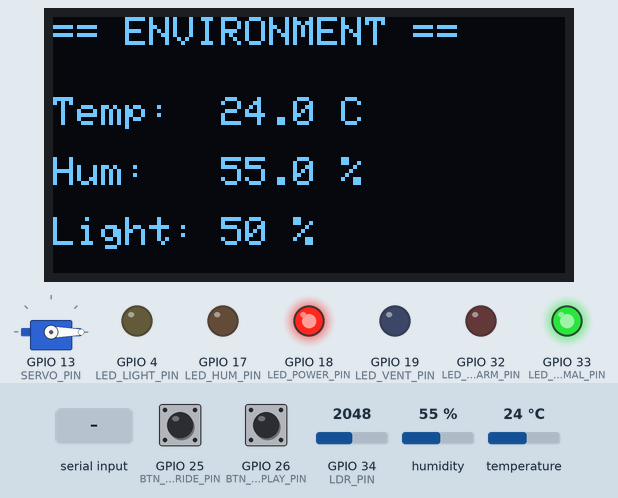
Simulated run of this sketch. Board: ESP32. Shown: 128×64 one-colour display, servo, output pins drawn as LEDs (lit = HIGH). Inputs (shaded band) come from the test bench; at power-on: GPIO 26 (BTN_DISPLAY_PIN) HIGH, temperature 24 °C, GPIO 25 (BTN_OVERRIDE_PIN) HIGH, GPIO 34 (LDR_PIN) = 2048, humidity 55 %. What the sketch prints to the serial monitor is not drawn.

Above: at 2.9 s.
3.0 s: GPIO 26 (BTN_DISPLAY_PIN) pulled LOW for 1 s
At 3.15 s:
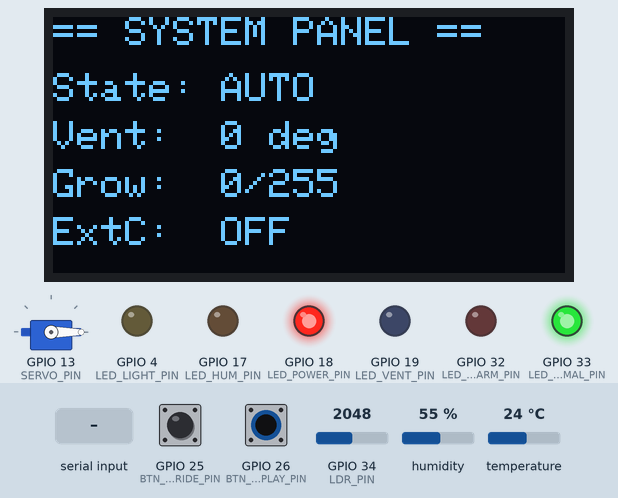
5.5 s: temperature set to 28 °C
At 7.4 s:
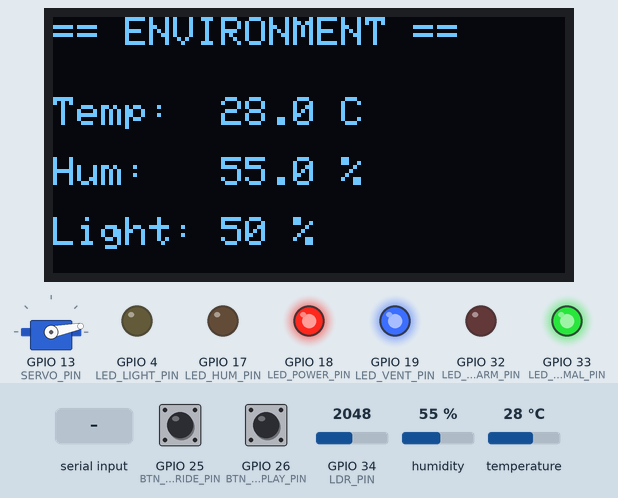
7.8 s: GPIO 26 (BTN_DISPLAY_PIN) pulled LOW for 0.15 s
At 8.2 s:
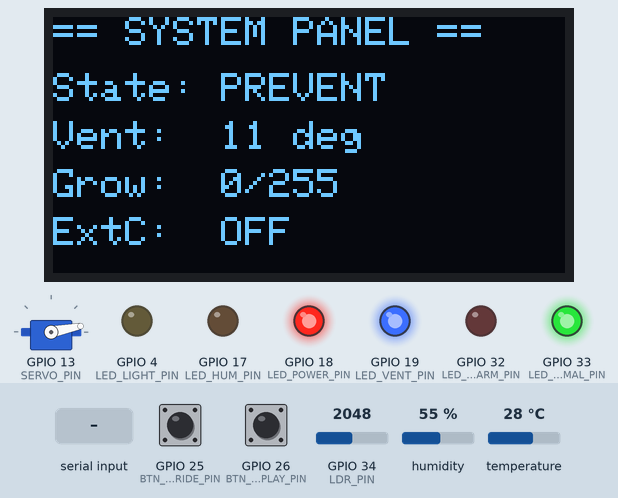
9.4 s: GPIO 25 (BTN_OVERRIDE_PIN) pulled LOW for 0.15 s
At 11.5 s:
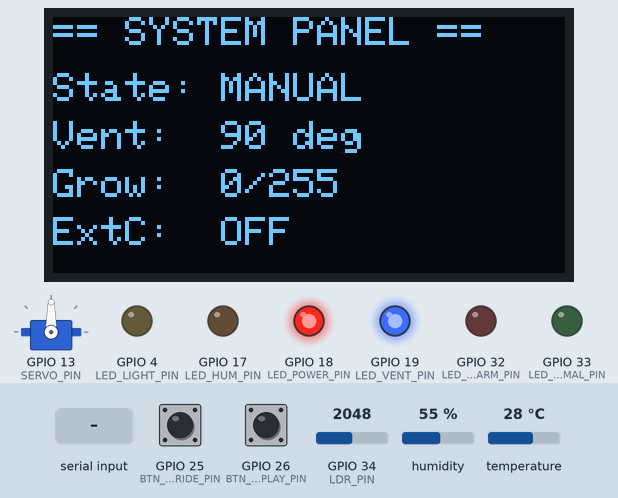
11.8 s: "SIM COLD\n" received over Serial
At 13.1 s:
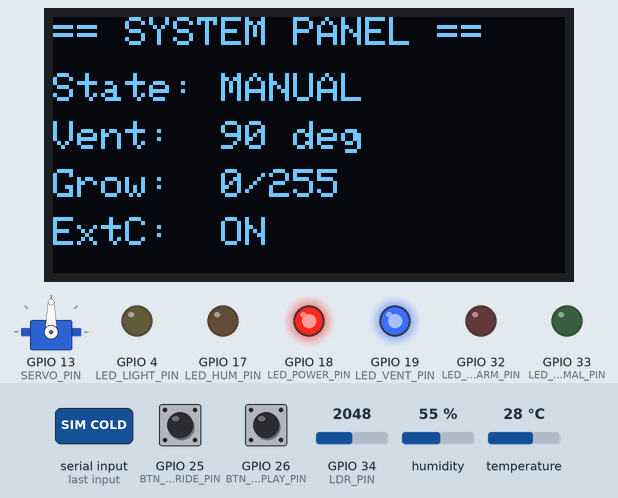
13.8 s: "MAN OFF\n" received over Serial
At 14.7 s:
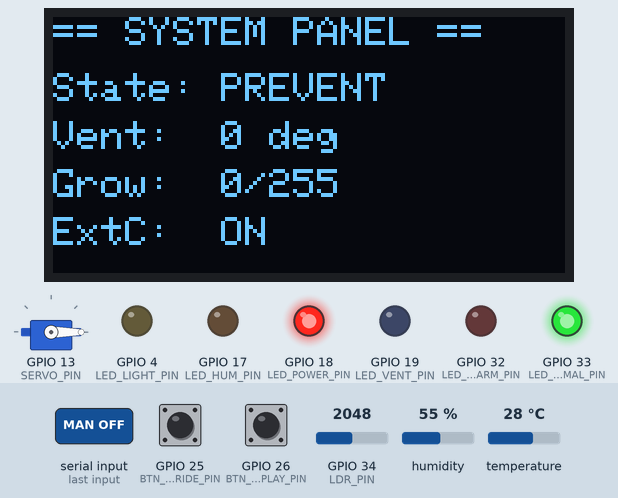
Timing chart, 0 to 16.8 s (numbered marks = the images above; inputs shaded):
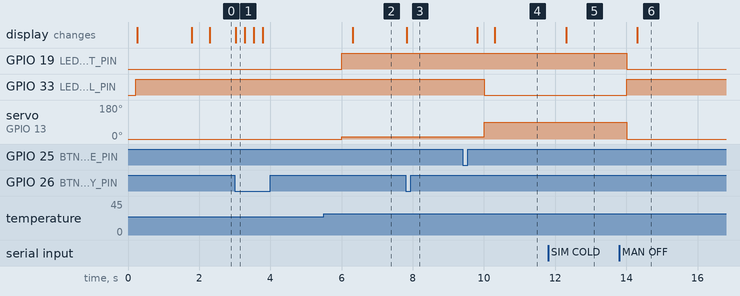

Measured:
- after the input at 3.0 s, the display: changes at once (image 1)
- after the input at 5.5 s, GPIO 19 (LED_VENT_PIN): LOW → HIGH after 0.51 s; servo on GPIO 13 (SERVO_PIN): 0° → 11° after 0.51 s; the display: changes after 0.81 s (image 2)
- after the input at 7.8 s, the display: changes at once (image 3)
- after the input at 9.4 s, GPIO 33 (LED_NORMAL_PIN): HIGH → LOW after 0.61 s; servo on GPIO 13 (SERVO_PIN): 11° → 90° after 0.61 s; the display: first changes after 0.41 s (image 4 shows a later state)
- after the input at 11.8 s, the display: changes after 0.51 s (image 5)
- after the input at 13.8 s, GPIO 19 (LED_VENT_PIN): HIGH → LOW after 0.21 s; GPIO 33 (LED_NORMAL_PIN): LOW → HIGH after 0.21 s; servo on GPIO 13 (SERVO_PIN): 90° → 0° after 0.21 s; the display: changes after 0.51 s (image 6)

The sketch:

sketch.ino
```cpp
/**
 * @file    main.cpp
 * @brief   ESP32 Automated Micro-Climate Nursery - Wokwi Simulation
 * @author  Dulanga Basnayake
 * @date    September 2026
 * @scenario Scenario 2 - COMP50069
 *
 * Firmware mirrors physical prototype:
 *   DHT22 → GPIO 27    LDR → GPIO 34    Servo → GPIO 13
 *   OLED I2C → SDA 21 / SCL 22
 *   LEDs → 18 (PWR), 33 (NORM), 32 (TEMP), 19 (VENT), 4 (GROW), 17 (HUM)
 *   Buttons → 25 (Override), 26 (Display)
 */

#include <Wire.h>
#include <Adafruit_GFX.h>
#include <Adafruit_SSD1306.h>
#include <DHT.h>
#include <ESP32Servo.h>

// --- Pin Definitions ---
#define OLED_SDA          21
#define OLED_SCL          22
#define OLED_ADDR         0x3C

#define DHT_PIN           27
#define DHT_TYPE          DHT22
#define LDR_PIN           34
#define SERVO_PIN         13

#define LED_POWER_PIN      18
#define LED_NORMAL_PIN     33
#define LED_TEMP_ALARM_PIN 32
#define LED_VENT_PIN       19
#define LED_LIGHT_PIN      4
#define LED_HUM_PIN        17

#define BTN_OVERRIDE_PIN   25
#define BTN_DISPLAY_PIN    26

// --- Thresholds & Setpoints ---
const float TEMP_SETPOINT_DEFAULT = 28.0f;
const float HUM_SETPOINT_DEFAULT  = 70.0f;
const float TEMP_VENT_THRESHOLD   = 30.0f;
const float HUM_WARN_THRESHOLD    = 80.0f;
const int   LIGHT_LOW_THRESHOLD   = 30;

const float MAX_VALID_TEMP = 60.0f;
const float MIN_VALID_TEMP = -10.0f;
const float MAX_VALID_HUM  = 100.0f;

// --- Timing Constants ---
const unsigned long SENSOR_INTERVAL  = 2000;
const unsigned long OLED_INTERVAL    = 500;
const unsigned long OVERRIDE_TIMEOUT = 60000UL;
const unsigned long DEBOUNCE_DELAY   = 250;
const unsigned long TREND_WINDOW     = 30000UL;

// --- Control Weights ---
const float TEMP_WEIGHT  = 2.0f;
const float HUM_WEIGHT   = 0.5f;
const float COLD_PENALTY = 2.0f;
const uint8_t DHT_FAIL_THRESHOLD = 3;
const float SERVO_MAX_ANGLE = 180.0f;

// --- Global Hardware Objects ---
Adafruit_SSD1306 display(128, 64, &Wire, -1);
DHT dht(DHT_PIN, DHT_TYPE);
Servo ventServo;

// --- System State Machine ---
enum SystemState {
  STATE_AUTONOMOUS,
  STATE_PRE_VENTING,
  STATE_MANUAL_OVERRIDE,
  STATE_SENSOR_FAULT
};
SystemState currentState = STATE_AUTONOMOUS;

// --- Global Variables ---
float currentTemp = 0.0f, currentHum = 0.0f;
int   lightPct = 0;
float tempSetpoint = TEMP_SETPOINT_DEFAULT;
float humSetpoint  = HUM_SETPOINT_DEFAULT;
int   ventAngle = 0, growLightPWM = 0;
bool  externalCold = false, altDisplayMode = false;
bool  dhtFaultFlag = false, faultLatched = false;
String faultMessage = "";
uint8_t dhtFailCount = 0;

unsigned long lastSensorRead = 0, lastOLEDUpdate = 0;
unsigned long lastBtn1 = 0, lastBtn2 = 0, manualStartTime = 0;
float lastTempReading = 0.0f;
unsigned long lastTrendTime = 0;
float tempRatePerMin = 0.0f;

// --- Function Declarations ---
void readSensors();
void evaluateStateMachine();
void computeVentAngle();
void computeGrowLight();
void applyActuators();
void updateStatusLEDs();
void updateOLED();
void handleButtons();
void handleSerial();
void processCommand(String cmd);
void enterManualOverride();
void exitManualOverride();
void enterFaultState(const String &msg);
void clearFault();
void setServoAngle(float angle);
void setGrowLightPWM(int pwm);
const char* stateToString(SystemState s);
void printHelp();
void printStatus();

// ==========================================
// Setup
// ==========================================
void setup() {
  Serial.begin(115200);
  delay(200);
  Serial.println();
  Serial.println(F("============================================="));
  Serial.println(F(" Automated Micro-Climate Nursery v2.5 (Wokwi)"));
  Serial.println(F(" Scenario 2 - COMP50069"));
  Serial.println(F("============================================="));
  Serial.println(F("Type HELP for commands."));

  // Status LEDs
  pinMode(LED_POWER_PIN, OUTPUT);
  pinMode(LED_NORMAL_PIN, OUTPUT);
  pinMode(LED_TEMP_ALARM_PIN, OUTPUT);
  pinMode(LED_VENT_PIN, OUTPUT);
  pinMode(LED_HUM_PIN, OUTPUT);
  pinMode(LED_LIGHT_PIN, OUTPUT);

  digitalWrite(LED_POWER_PIN, HIGH);
  digitalWrite(LED_NORMAL_PIN, HIGH);

  // Pushbuttons
  pinMode(BTN_OVERRIDE_PIN, INPUT_PULLUP);
  pinMode(BTN_DISPLAY_PIN, INPUT_PULLUP);

  // OLED Setup
  Wire.begin(OLED_SDA, OLED_SCL);
  if (!display.begin(SSD1306_SWITCHCAPVCC, OLED_ADDR)) {
    Serial.println(F("ERROR: OLED initialization failed"));
    while (true) {}
  }
  display.clearDisplay();
  display.setTextSize(1);
  display.setTextColor(SSD1306_WHITE);
  display.setCursor(10, 25);
  display.println(F("SYSTEM BOOTING..."));
  display.display();

  // DHT Sensor Setup
  dht.begin();

  // Servo Setup (Standard ESP32Servo attachment)
  ventServo.setPeriodHertz(50);             // Standard 50Hz servo
  ventServo.attach(SERVO_PIN, 500, 2400);   // Pulse range 500us - 2400us
  setServoAngle(0);

  // Grow Light Initial Off State
  setGrowLightPWM(0);

  delay(1500);
}

// ==========================================
// Main Loop
// ==========================================
void loop() {
  unsigned long now = millis();

  handleButtons();
  handleSerial();

  // Periodic Sensor Read & Control Evaluation
  if (now - lastSensorRead >= SENSOR_INTERVAL) {
    lastSensorRead = now;
    readSensors();
    evaluateStateMachine();
    computeVentAngle();
    computeGrowLight();
    applyActuators();
    updateStatusLEDs();

    // Telemetry output via Serial
    Serial.print(millis());               Serial.print(F(","));
    Serial.print(currentTemp, 1);        Serial.print(F(","));
    Serial.print(currentHum, 1);         Serial.print(F(","));
    Serial.print(lightPct);              Serial.print(F(","));
    Serial.print(ventAngle);             Serial.print(F(","));
    Serial.print(stateToString(currentState)); Serial.print(F(","));
    Serial.println(externalCold ? F("COLD") : F("NORMAL"));
  }

  // OLED Refresh Loop
  if (now - lastOLEDUpdate >= OLED_INTERVAL) {
    lastOLEDUpdate = now;
    updateOLED();
  }

  // Manual Override Timeout Check
  if (currentState == STATE_MANUAL_OVERRIDE &&
      (now - manualStartTime >= OVERRIDE_TIMEOUT)) {
    exitManualOverride();
  }
}

// ==========================================
// Logic & Hardware Functions
// ==========================================
void readSensors() {
  float t = dht.readTemperature();
  float h = dht.readHumidity();
  bool dhtValid = !isnan(t) && !isnan(h) &&
                  t > MIN_VALID_TEMP && t < MAX_VALID_TEMP &&
                  h >= 0.0f && h <= MAX_VALID_HUM;

  if (dhtValid) {
    currentTemp = t;
    currentHum  = h;
    dhtFailCount = 0;
    dhtFaultFlag = false;
  } else {
    if (dhtFailCount < 255) dhtFailCount++;
    if (dhtFailCount >= DHT_FAIL_THRESHOLD) dhtFaultFlag = true;
  }

  int raw = analogRead(LDR_PIN);
  lightPct = constrain(map(raw, 0, 4095, 0, 100), 0, 100);

  unsigned long now = millis();
  if (lastTrendTime == 0) {
    lastTrendTime = now;
    lastTempReading = currentTemp;
  }
  unsigned long elapsed = now - lastTrendTime;
  if (elapsed >= 3000) {
    tempRatePerMin = (currentTemp - lastTempReading) * 60000.0f / (float)elapsed;
  }
  if (elapsed >= TREND_WINDOW) {
    lastTempReading = currentTemp;
    lastTrendTime = now;
  }
}

void evaluateStateMachine() {
  if (dhtFaultFlag) {
    if (!faultLatched) {
      enterFaultState(F("DHT22 SENSOR FAULT"));
      faultLatched = true;
    }
    return;
  }

  if (currentState == STATE_SENSOR_FAULT && !dhtFaultFlag) {
    clearFault();
    return;
  }
  if (currentState == STATE_MANUAL_OVERRIDE) return;

  if (currentState == STATE_AUTONOMOUS && tempRatePerMin > 0.8f) {
    currentState = STATE_PRE_VENTING;
    Serial.println(F("EVENT: PRE_VENTING entered"));
  } else if (currentState == STATE_PRE_VENTING &&
             tempRatePerMin < 0.4f &&
             currentTemp < tempSetpoint + 1.0f) {
    currentState = STATE_AUTONOMOUS;
    Serial.println(F("EVENT: returned to AUTONOMOUS"));
  }
}

void computeVentAngle() {
  if (currentState == STATE_SENSOR_FAULT)      { ventAngle = 0;  return; }
  if (currentState == STATE_MANUAL_OVERRIDE)   { ventAngle = 90; return; }

  float tempError = currentTemp - tempSetpoint;
  float humError  = currentHum  - humSetpoint;
  float weighted  = TEMP_WEIGHT * tempError + HUM_WEIGHT * humError;

  if (externalCold) {
    weighted -= COLD_PENALTY * max(0.0f, currentTemp - 15.0f);
  }

  float mapped = (weighted + 10.0f) * (90.0f / 20.0f);
  ventAngle = constrain((int)mapped, 0, 90);
}

void computeGrowLight() {
  if (currentState == STATE_SENSOR_FAULT) { growLightPWM = 128; return; }
  if (lightPct < LIGHT_LOW_THRESHOLD) {
    growLightPWM = map(lightPct, 0, LIGHT_LOW_THRESHOLD, 255, 0);
  } else {
    growLightPWM = 0;
  }
  growLightPWM = constrain(growLightPWM, 0, 255);
}

void applyActuators() {
  setServoAngle((float)ventAngle);
  setGrowLightPWM(growLightPWM);
}

void setServoAngle(float angle) {
  angle = constrain(angle, 0.0f, SERVO_MAX_ANGLE);
  ventServo.write((int)angle);
}

void setGrowLightPWM(int pwm) {
  pwm = constrain(pwm, 0, 255);
  analogWrite(LED_LIGHT_PIN, pwm);
}

void updateStatusLEDs() {
  digitalWrite(LED_NORMAL_PIN,
    (currentState == STATE_AUTONOMOUS || currentState == STATE_PRE_VENTING) ? HIGH : LOW);

  if (currentState == STATE_SENSOR_FAULT) {
    static unsigned long lastBlink = 0;
    static bool blinkState = false;
    if (millis() - lastBlink >= 400) {
      lastBlink = millis();
      blinkState = !blinkState;
      digitalWrite(LED_TEMP_ALARM_PIN, blinkState ? HIGH : LOW);
      digitalWrite(LED_HUM_PIN, blinkState ? HIGH : LOW);
    }
  } else {
    digitalWrite(LED_TEMP_ALARM_PIN, (currentTemp >= TEMP_VENT_THRESHOLD) ? HIGH : LOW);
    digitalWrite(LED_HUM_PIN, (currentHum >= HUM_WARN_THRESHOLD) ? HIGH : LOW);
  }

  bool ventActive = (ventAngle > 5) || (currentState == STATE_MANUAL_OVERRIDE);
  digitalWrite(LED_VENT_PIN, ventActive ? HIGH : LOW);
}

void handleButtons() {
  unsigned long now = millis();

  if (digitalRead(BTN_OVERRIDE_PIN) == LOW && (now - lastBtn1) > DEBOUNCE_DELAY) {
    lastBtn1 = now;
    if (currentState == STATE_MANUAL_OVERRIDE) {
      exitManualOverride();
    } else if (currentState != STATE_SENSOR_FAULT) {
      enterManualOverride();
    } else {
      Serial.println(F("Cannot override during fault."));
    }
  }

  if (digitalRead(BTN_DISPLAY_PIN) == LOW && (now - lastBtn2) > DEBOUNCE_DELAY) {
    lastBtn2 = now;
    altDisplayMode = !altDisplayMode;
    updateOLED();
  }
}

void enterManualOverride() {
  currentState = STATE_MANUAL_OVERRIDE;
  manualStartTime = millis();
  Serial.println(F("EVENT: Manual override ON (60s timeout)"));
}

void exitManualOverride() {
  currentState = STATE_AUTONOMOUS;
  Serial.println(F("EVENT: Manual override OFF"));
}

void enterFaultState(const String &msg) {
  currentState = STATE_SENSOR_FAULT;
  faultMessage = msg;
  ventAngle = 0;
  growLightPWM = 128;
  applyActuators();
  Serial.print(F("FAULT: ")); Serial.println(msg);
}

void clearFault() {
  dhtFaultFlag = false;
  faultLatched = false;
  dhtFailCount = 0;
  faultMessage = "";
  currentState = STATE_AUTONOMOUS;
  Serial.println(F("EVENT: fault cleared - AUTONOMOUS"));
}

void handleSerial() {
  if (!Serial.available()) return;
  String cmd = Serial.readStringUntil('\n');
  cmd.trim();
  cmd.toUpperCase();
  if (cmd.length() > 0) processCommand(cmd);
}

void processCommand(String cmd) {
  if (cmd == "HELP")          { printHelp(); }
  else if (cmd == "STATUS")   { printStatus(); }
  else if (cmd.startsWith("SET TEMP ")) {
    float v = cmd.substring(9).toFloat();
    if (v >= 10 && v <= 40) { tempSetpoint = v;
      Serial.print(F("Setpoint TEMP = ")); Serial.println(tempSetpoint); }
    else Serial.println(F("Invalid temp (10-40)"));
  }
  else if (cmd.startsWith("SET HUM ")) {
    float v = cmd.substring(8).toFloat();
    if (v >= 20 && v <= 95) { humSetpoint = v;
      Serial.print(F("Setpoint HUM = ")); Serial.println(humSetpoint); }
    else Serial.println(F("Invalid humidity (20-95)"));
  }
  else if (cmd == "MAN ON")   { if (currentState != STATE_SENSOR_FAULT) enterManualOverride();
                                 else Serial.println(F("Cannot override during fault.")); }
  else if (cmd == "MAN OFF")  { if (currentState == STATE_MANUAL_OVERRIDE) exitManualOverride(); }
  else if (cmd == "SIM COLD") {
    externalCold = !externalCold;
    Serial.print(F("External cold = ")); Serial.println(externalCold ? F("ON") : F("OFF"));
  }
  else if (cmd == "RESET")    { if (currentState == STATE_SENSOR_FAULT) clearFault();
                                 else Serial.println(F("No fault to reset")); }
  else Serial.println(F("Unknown command. Type HELP."));
}

void printHelp() {
  Serial.println(F("Commands:"));
  Serial.println(F("  STATUS        - print full system status"));
  Serial.println(F("  SET TEMP <x>  - set temp setpoint 10-40"));
  Serial.println(F("  SET HUM <x>   - set humidity setpoint 20-95"));
  Serial.println(F("  MAN ON|OFF    - manual override on/off"));
  Serial.println(F("  SIM COLD      - toggle external cold condition"));
  Serial.println(F("  RESET         - clear sensor fault"));
  Serial.println(F("  HELP          - this list"));
}

void printStatus() {
  Serial.println(F("----- SYSTEM STATUS -----"));
  Serial.print(F("State       : ")); Serial.println(stateToString(currentState));
  Serial.print(F("Temperature : ")); Serial.print(currentTemp); Serial.println(F(" C"));
  Serial.print(F("Humidity    : ")); Serial.print(currentHum);  Serial.println(F(" %"));
  Serial.print(F("Light       : ")); Serial.print(lightPct);    Serial.println(F(" %"));
  Serial.print(F("Vent Angle  : ")); Serial.print(ventAngle);   Serial.println(F(" deg"));
  Serial.print(F("Grow Light  : ")); Serial.print(growLightPWM); Serial.println(F("/255"));
  Serial.print(F("Setpoints   : ")); Serial.print(tempSetpoint);
  Serial.print(F(" C / ")); Serial.print(humSetpoint); Serial.println(F(" %"));
  Serial.print(F("Ext Cold    : ")); Serial.println(externalCold ? F("YES") : F("NO"));
  Serial.print(F("Trend       : ")); Serial.print(tempRatePerMin); Serial.println(F(" C/min"));
  Serial.print(F("Fault       : ")); Serial.println(faultMessage.length() ? faultMessage : F("none"));
  Serial.println(F("-------------------------"));
}

void updateOLED() {
  display.clearDisplay();
  display.setTextColor(SSD1306_WHITE);
  display.setTextSize(1);

  if (!altDisplayMode) {
    display.setCursor(0, 0);  display.println(F("== ENVIRONMENT =="));
    display.setCursor(0, 20); display.print(F("Temp:  ")); display.print(currentTemp, 1); display.println(F(" C"));
    display.setCursor(0, 35); display.print(F("Hum:   ")); display.print(currentHum, 1);  display.println(F(" %"));
    display.setCursor(0, 50); display.print(F("Light: ")); display.print(lightPct);      display.println(F(" %"));
  } else {
    display.setCursor(0, 0);  display.println(F("== SYSTEM PANEL =="));
    display.setCursor(0, 14); display.print(F("State: ")); display.println(stateToString(currentState));
    display.setCursor(0, 26); display.print(F("Vent:  ")); display.print(ventAngle);     display.println(F(" deg"));
    display.setCursor(0, 38); display.print(F("Grow:  ")); display.print(growLightPWM);  display.println(F("/255"));
    display.setCursor(0, 50); display.print(F("ExtC:  ")); display.println(externalCold ? F("ON") : F("OFF"));
  }

  if (currentState == STATE_SENSOR_FAULT) {
    display.setCursor(0, 52);
    display.print(F("FAULT: "));
    display.print(faultMessage.substring(0, 12));
  }
  display.display();
}

const char* stateToString(SystemState s) {
  switch (s) {
    case STATE_AUTONOMOUS:      return "AUTO";
    case STATE_PRE_VENTING:     return "PREVENT";
    case STATE_MANUAL_OVERRIDE: return "MANUAL";
    case STATE_SENSOR_FAULT:    return "FAULT";
  }
  return "?";
}
```
